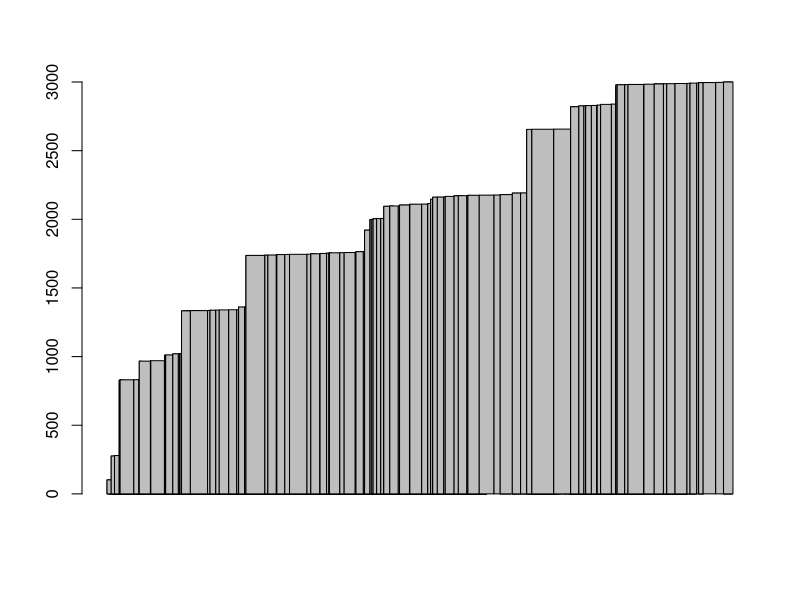
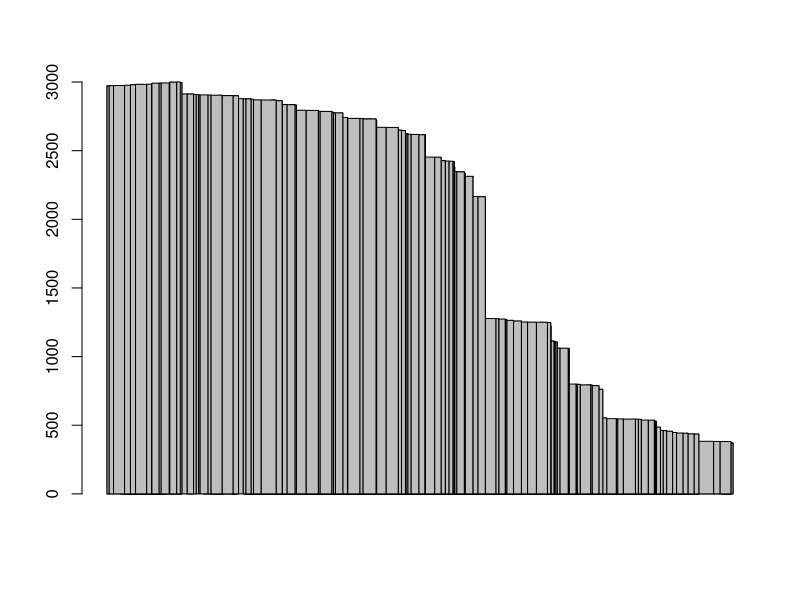
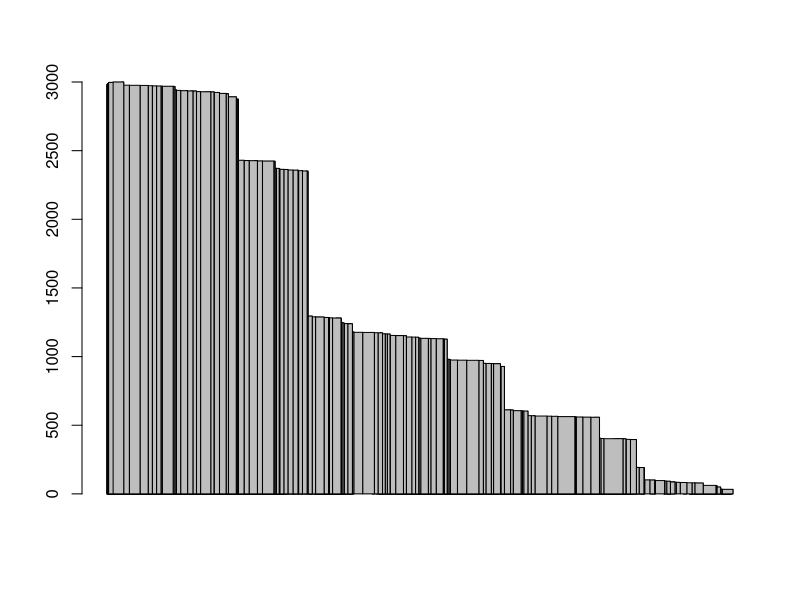
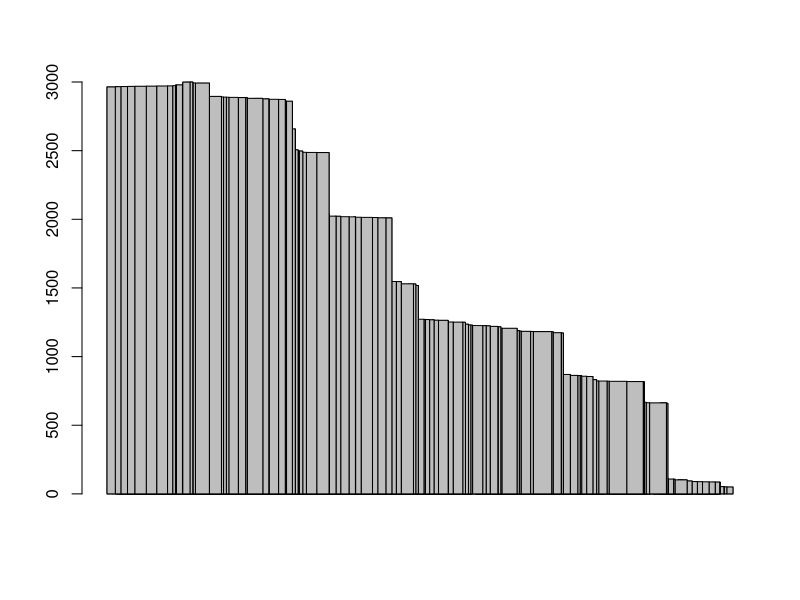
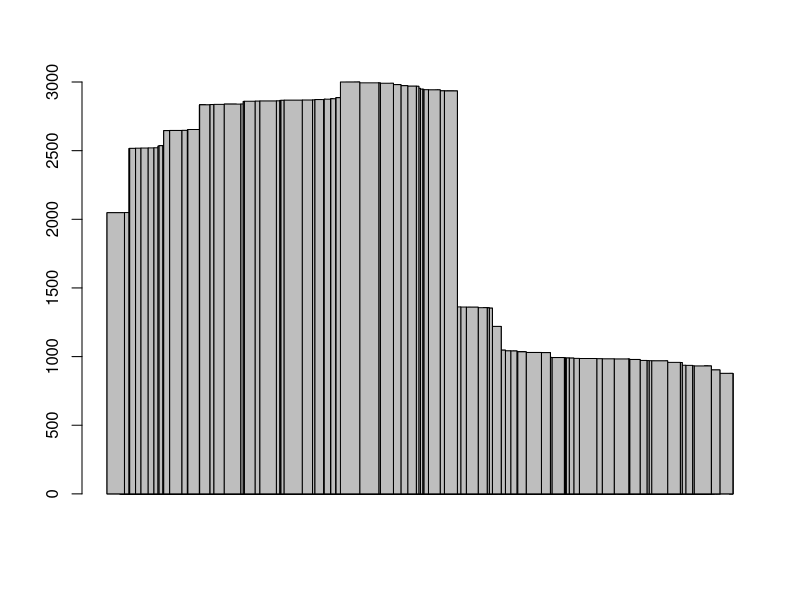

Reproduce these figures in R, in order.
# Rohan McLure


# tests is the size of the data being input.
# samplesize is the number of trials allocated to each load size.
benchmark <- function(test, testsizes, nsamples)
{
	samplemeans <- c()

	for (i in 1:length(testsizes))
	{
		dataset = c()

		for (trial in 1:nsamples)
		{
			# Populates the entry for an input size with its trial time.
			dataset[trial] <- do.call(test,list(testsizes[i]))
		}

		samplemeans[i] <- mean(dataset)
	}

	#pdf(file="performance_curve.pdf")
	#plot(testsizes,samplemeans)
	
	# For use in calculating aggregate data, only the median value of 'testsizes' is deployed, return numeric not vector.
	return (samplemeans[1])
}

# Generates matrix A and vector b, solves for X = Ab, barplot contents of X.
matrix_arithmetic_bench <- function(size)
{
	A <- rand_matrix(TRUE, size)
	b <- rand_matrix(FALSE, size)

	# Solves matrix, plots contents of variable vector X.
	dt <- system.time(X <- solve(A,b))[1]
	dt <- dt + system.time(barplot(1:length(X),X))[1]
	return (dt)
}

# Multiplies matrices A and B
matrix_multiplication_bench <- function(size)
{
	A <- rand_matrix(TRUE, size)
	B <- rand_matrix(TRUE, size)

	return (system.time(A %*% B)[1])
}

rand_matrix <- function(is_matrix, slength)
{	
	n = slength

	if (is_matrix)
	{
		n <- n ** 2
	}

	# Generates a line of members for the matrix.
	members <- sample(-10:10, size=n, replace=TRUE)

	return( matrix((members), nrow=slength ))
}

# Reasonable test data: 5000000*30:50
divisibility_bench <- function(size)
{
	data <- sample(-100:100, size, replace=TRUE)
	moduli <- sample(1:10, size, replace=TRUE)

	return (system.time(data %% moduli)[1])
}

# Reasonable test data: 5000000*30:50
incrementation_bench <- function(size)
{
	# Vector of 0's of amount size.
	data <- rep(0,size)

	return (system.time(data <- data + 1)[1])
}

# 5000000*30:50
multiplication_bench <- function(size)
{
	data <- sample(-100:100, size, replace=TRUE)
	operand <- sample(-40:40, 1)

	return(system.time(operand * data)[1])
}

logic_bench <- function(size)
{
	data <- (sample(0:1, size,replace=TRUE) %% 2)
	
}

#
#vector_column_synthesis_bench <- function(size)
#{
#	vectors <- c()	
#
#	for (i in 1:size)
#	{
#		vectors[i] <- rand_matrix(FALSE, size)
#	}
#
#	return (system.time(cbind(vectors))[1])
#}

# 5000000*15:25
significant_bench <- function(size)
{
	data <- runif(size, -10.0,10.0)
	sf <- sample(1:8, size, replace=TRUE)

	return(system.time(round(data,sf))[1])
}

get_median_data <- function()
{
	mediantime <- c()

	# Benchmarks:
	tests <- list(list("multiplication_bench",5000000*6:14),
list("significant_bench",100000*14:28),
list("matrix_arithmetic_bench",60*10:15),
list("incrementation_bench",5000000*8:23),
list("matrix_multiplication_bench",1825),
list("divisibility_bench",1000000*8:16))

	for (i in 1:length(tests))
	{
		name <- tests[[i]][[1]] 
		data <- tests[[i]][[2]]


		# Prints the mean team for 10 samples of each benchmark.
		# The data given is the central or 'median' size range as per Intel Control.
		result = benchmark(name, median(data), 10)

		cat(sprintf("Test \"%s\" has a central average performance:\t%.3f\n", name, result))

		mediantime[i] <- result
	}

	return(mediantime)
}


# Returun aggregate test data as the sum of all central values.
#aggregate <- sum(get_median_data())
#cat(sprintf("Aggregate score is %.3f\n (s)", aggregate))

benchmark(matrix_arithmetic_bench,3000,5)
